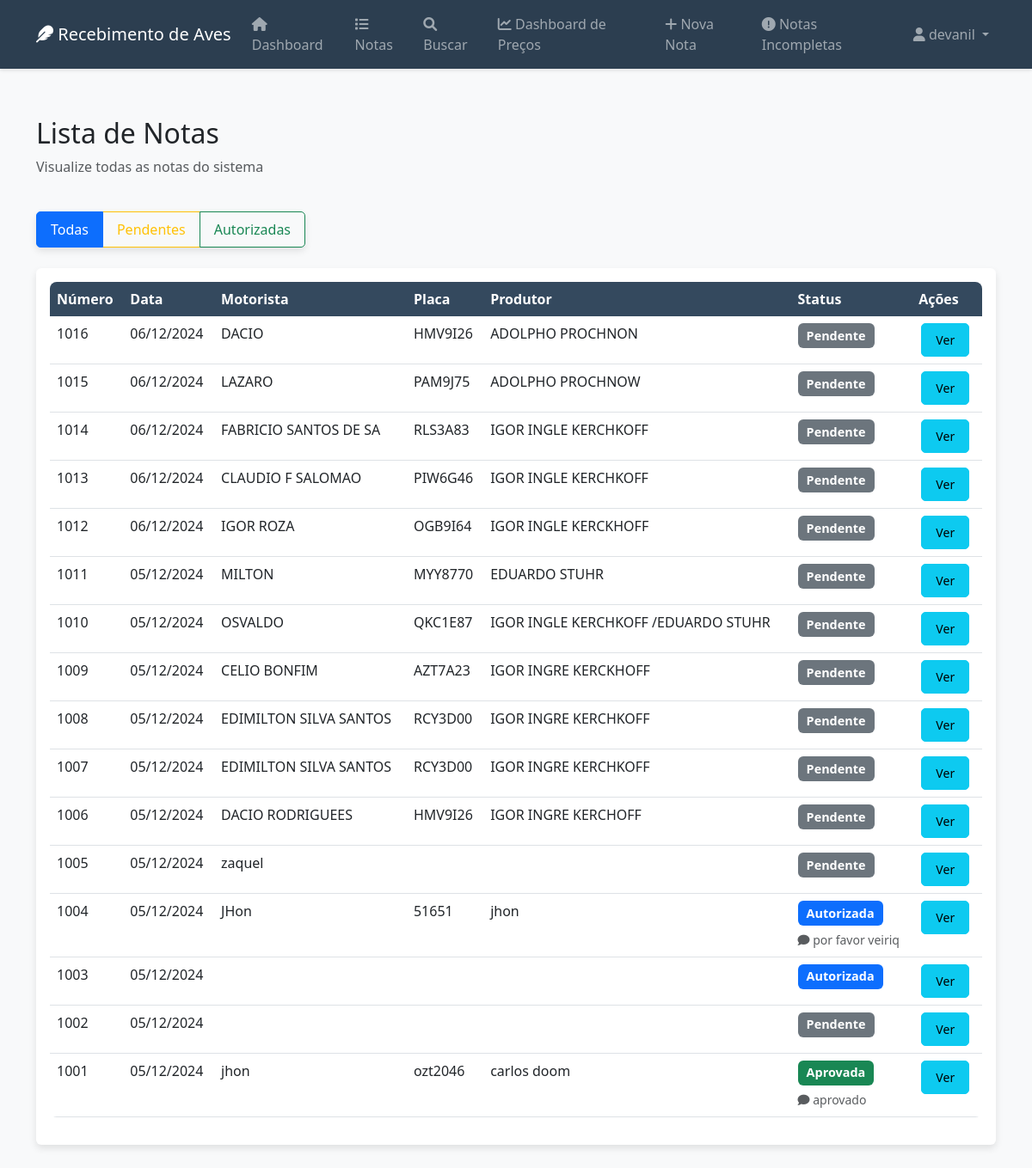
Page /lista_notas (signed in) on the committed database.
### app.py (models this page shows, shortened)
class User(UserMixin, db.Model):
    id = db.Column(db.Integer, primary_key=True)
    username = db.Column(db.String(80), unique=True, nullable=False)
    password_hash = db.Column(db.String(120), nullable=False)
    role = db.Column(db.String(20), nullable=False)  # 'diretoria', 'financeiro', 'usuario', 'visualizador', 'gerente'
    nome_completo = db.Column(db.String(100))
    email = db.Column(db.String(120))
    data_criacao = db.Column(db.DateTime, default=datetime.now)
    ativo = db.Column(db.Boolean, default=True)
    criado_por_id = db.Column(db.Integer, db.ForeignKey('user.id'))
    @property
    def is_diretoria(self):
        return self.role == 'diretoria'
    @property
    def is_financeiro(self):
        return self.role == 'financeiro'
    @property
    def is_gerente(self):
        return self.role == 'gerente'

class Nota(db.Model):
    id = db.Column(db.Integer, primary_key=True)
    numero = db.Column(db.Integer, unique=True, nullable=False)
    usuario_id = db.Column(db.Integer, db.ForeignKey('user.id'), nullable=False)
    tipo_ave = db.Column(db.String(50), nullable=True)
    num_cargas = db.Column(db.Integer, nullable=True)
    ordem_carga = db.Column(db.String(10), nullable=True)
    data_abate = db.Column(db.DateTime, nullable=True)
    dia_semana = db.Column(db.String(20), nullable=True)
    motorista = db.Column(db.String(100), nullable=True)
    transportadora = db.Column(db.String(100), nullable=True)
    placa_veiculo = db.Column(db.String(20), nullable=True)
    qtd_caixas = db.Column(db.Integer, nullable=True)
    frete_status = db.Column(db.String(20), nullable=True)
    km_saida = db.Column(db.Float, nullable=True)
    km_chegada = db.Column(db.Float, nullable=True)
    valor_frete = db.Column(db.Float, nullable=True)
    pedagios = db.Column(db.Float, nullable=True)
    outras_despesas = db.Column(db.Float, nullable=True)
    produtor = db.Column(db.String(100), nullable=True)
    estado = db.Column(db.String(2), nullable=True)
    nota_fiscal = db.Column(db.String(50), nullable=True)
    data_nf = db.Column(db.DateTime, nullable=True)
    gta = db.Column(db.String(50), nullable=True)
    data_gta = db.Column(db.DateTime, nullable=True)
    aves_granja = db.Column(db.Integer, nullable=True)
    aves_mortas = db.Column(db.Integer, nullable=True)
    aves_recebidas = db.Column(db.Integer, nullable=True)
    aves_contador = db.Column(db.Integer, nullable=True)
    agenciador = db.Column(db.String(100), nullable=True)
    caixas_vazias = db.Column(db.Integer, default=0)
    peso_granja = db.Column(db.Float, nullable=True)
    peso_frigorifico = db.Column(db.Float, nullable=True)
    mortalidade_excesso = db.Column(db.Float, default=0)
    aves_molhadas_granja = db.Column(db.Float, default=0)
    aves_molhadas_chuva = db.Column(db.Float, default=0)
    quebra_maus_tratos = db.Column(db.Float, default=0)
    aves_papo_cheio = db.Column(db.Float, default=0)
    outras_quebras = db.Column(db.Float, default=0)
    descricao_quebras = db.Column(db.String(200))
    adiantamento_frete = db.Column(db.Float, default=0)
    valor_combustivel = db.Column(db.Float, default=0)  # Novo campo para preço do combustível
    valor_kg = db.Column(db.Float, nullable=True)
    status = db.Column(db.String(20), default='incompleta')
    campos_pendentes = db.Column(db.String(200), nullable=True)
    data_criacao = db.Column(db.DateTime, default=datetime.utcnow)
    autorizado_por = db.Column(db.Integer, db.ForeignKey('user.id'))
    autorizado_por_usuario = db.relationship('User', foreign_keys=[autorizado_por])
    autorizada = db.Column(db.Boolean, default=False)
    data_autorizacao = db.Column(db.DateTime)
    assinatura_autorizador = db.Column(db.String(200))
    verificado_por = db.Column(db.Integer, db.ForeignKey('user.id'))
    verificado_por_usuario = db.relationship('User', foreign_keys=[verificado_por])
    verificado_financeiro = db.Column(db.Boolean, default=False)
    aprovado_financeiro = db.Column(db.Boolean, default=False)
    data_aprovacao_financeiro = db.Column(db.DateTime)
    observacoes_financeiro = db.Column(db.String(500))
    requer_verificacao = db.Column(db.Boolean, default=False)
    em_edicao = db.Column(db.Boolean, default=False)
    liberado_gerente = db.Column(db.Boolean, default=False)
    liberado_por_gerente = db.Column(db.Integer, db.ForeignKey('user.id'))
    liberado_por_gerente_usuario = db.relationship('User', foreign_keys=[liberado_por_gerente])
    data_liberacao_gerente = db.Column(db.DateTime)

### app.py (the view)
@app.route('/lista_notas')
@login_required
def lista_notas():
    status = request.args.get('status', 'todas')
    query = Nota.query
    if status == 'pendente':
        query = query.filter_by(autorizada=False)
    elif status == 'autorizada':
        query = query.filter_by(autorizada=True)
    elif status == 'financeiro':
        query = query.filter_by(autorizada=True, verificado_financeiro=False)
    notas = query.order_by(Nota.data_criacao.desc()).all()
    return render_template('lista_notas.html',
                         notas=notas,
                         status=status)

### app.py (called while the page is built)
@login_manager.user_loader
def load_user(user_id):
    return User.query.get(int(user_id))

### templates/lista_notas.html (shortened to what this page needs)
{% extends "base.html" %}
{% block content %}
<div class="container">
    <div class="row mb-4">
        <div class="col-12">
            <h2>Lista de Notas</h2>
            <p class="text-muted">Visualize todas as notas do sistema</p>
        </div>
    </div>
    <div class="row mb-4">
        <div class="col-12">
            <div class="btn-group" role="group">
                <a href="{{ url_for('lista_notas', status='todas') }}"
                   class="btn btn-outline-primary {% if status == 'todas' %}active{% endif %}">
                    Todas
                </a>
                <a href="{{ url_for('lista_notas', status='pendente') }}"
                   class="btn btn-outline-warning {% if status == 'pendente' %}active{% endif %}">
                    Pendentes
                </a>
                <a href="{{ url_for('lista_notas', status='autorizada') }}"
                   class="btn btn-outline-success {% if status == 'autorizada' %}active{% endif %}">
                    Autorizadas
                </a>
            </div>
        </div>
    </div>
    <div class="row">
        <div class="col-12">
            <div class="card">
                <div class="card-body">
                    <div class="table-responsive">
                        <table class="table table-hover">
                            <thead>
                                <tr>
                                    <th>Número</th>
                                    <th>Data</th>
                                    <th>Motorista</th>
                                    <th>Placa</th>
                                    <th>Produtor</th>
                                    <th>Status</th>
                                    <th>Ações</th>
                                </tr>
                            </thead>
                            <tbody>
                                {% for nota in notas %}
                                <tr>
                                    <td>{{ nota.numero }}</td>
                                    <td>{{ nota.data_criacao.strftime('%d/%m/%Y') }}</td>
                                    <td>{{ nota.motorista }}</td>
                                    <td>{{ nota.placa_veiculo }}</td>
                                    <td>{{ nota.produtor }}</td>
                                    <td>
                                        {% if nota.autorizada %}
                                            {% if nota.aprovado_financeiro %}
                                                <span class="badge bg-success">Aprovada</span>
                                            {% elif nota.em_edicao %}
                                                <span class="badge bg-warning">Em Edição</span>
                                            {% elif nota.requer_verificacao %}
                                                <span class="badge bg-info">Aguardando Verificação</span>
                                            {% else %}
                                                <span class="badge bg-primary">Autorizada</span>
                                            {% endif %}
                                        {% else %}
                                            <span class="badge bg-secondary">Pendente</span>
                                        {% endif %}
                                        {% if nota.observacoes_financeiro %}
                                        <div class="mt-1">
                                            <small class="text-muted">
                                                <i class="fas fa-comment"></i> {{ nota.observacoes_financeiro }}
                                            </small>
                                        </div>
                                        {% endif %}
                                    </td>
                                    <td>
                                        <a href="{{ url_for('ver_nota', id=nota.id) }}" class="btn btn-info btn-sm">Ver</a>
                                    </td>
                                </tr>
                                {% else %}
                                <tr>
                                    <td colspan="7" class="text-center">Nenhuma nota encontrada</td>
                                </tr>
                                {% endfor %}
                            </tbody>
                        </table>
                    </div>
                </div>
            </div>
        </div>
    </div>
</div>
{% endblock %}

### templates/base.html (shortened to what this page needs)
<!DOCTYPE html>
<html lang="pt-br">
<head>
    <link href="https://cdn.jsdelivr.net/npm/bootstrap@5.3.0/dist/css/bootstrap.min.css" rel="stylesheet">
    <link href="https://cdnjs.cloudflare.com/ajax/libs/font-awesome/6.0.0/css/all.min.css" rel="stylesheet">
    <link href="{{ url_for('static', filename='css/style.css') }}" rel="stylesheet">
</head>
<body>
    {% if current_user.is_authenticated %}
    <nav class="navbar navbar-expand-lg navbar-dark bg-primary">
        <div class="container">
            <a class="navbar-brand" href="{{ url_for('dashboard') }}">
                <i class="fas fa-feather"></i> Recebimento de Aves
            </a>
            <div class="collapse navbar-collapse" id="navbarNav">
                <ul class="navbar-nav me-auto">
                    <li class="nav-item">
                        <a class="nav-link" href="{{ url_for('dashboard') }}">
                            <i class="fas fa-home"></i> Dashboard
                        </a>
                    </li>
                    <li class="nav-item">
                        <a class="nav-link" href="{{ url_for('lista_notas') }}">
                            <i class="fas fa-list"></i> Notas
                        </a>
                    </li>
                    <li class="nav-item">
                        <a class="nav-link" href="{{ url_for('buscar_notas') }}">
                            <i class="fas fa-search"></i> Buscar
                        </a>
                    </li>
                    <li class="nav-item">
                        <a class="nav-link" href="{{ url_for('dashboard_precos') }}">
                            <i class="fas fa-chart-line"></i> Dashboard de Preços
                        </a>
                    </li>
                    {% if current_user.role == 'usuario' %}
                    <li class="nav-item">
                        <a class="nav-link" href="{{ url_for('nova_nota') }}">
                            <i class="fas fa-plus"></i> Nova Nota
                        </a>
                    </li>
                    <li class="nav-item">
                        <a class="nav-link" href="{{ url_for('notas_incompletas') }}">
                            <i class="fas fa-exclamation-circle"></i> Notas Incompletas
                        </a>
                    </li>
                    {% endif %}
                </ul>
                <ul class="navbar-nav">
                    <li class="nav-item dropdown">
                        <a class="nav-link dropdown-toggle" href="#" id="userDropdown" role="button"
                           data-bs-toggle="dropdown">
                            <i class="fas fa-user"></i> {{ current_user.username }}
                        </a>
                    </li>
                </ul>
            </div>
        </div>
    </nav>
    {% endif %}
    <main class="py-4">
        {% block content %}{% endblock %}
    </main>
</body>
</html>

### static/css/style.css (style rules this page uses)
body { background-color: #f8f9fa; min-height: 100vh; padding-bottom: 2rem; }
.card { box-shadow: 0 0.125rem 0.25rem rgba(0, 0, 0, 0.075); transition: transform 0.2s ease-in-out; }
.navbar { box-shadow: 0 2px 4px rgba(0, 0, 0, 0.1); margin-bottom: 2rem; }
.row { animation: fadeIn 0.5s ease-out; }

### templates/base.html (style rules this page uses)
:root { --primary-color: #2c3e50; --secondary-color: #34495e; --accent-color: #3498db; --success-color: #27ae60; --warning-color: #f1c40f; --danger-color: #e74c3c; }
body { background-color: #f8f9fa; }
.navbar { background-color: var(--primary-color) !important; box-shadow: 0 2px 4px rgba(0,0,0,0.1); }
.card { border: none; box-shadow: 0 2px 4px rgba(0,0,0,0.05); margin-bottom: 1.5rem; }
.btn { border-radius: 5px; padding: 0.5rem 1rem; font-weight: 500; transition: all 0.3s ease; }
.table { background: white; border-radius: 8px; overflow: hidden; }
.table thead th { background-color: var(--secondary-color); color: white; border: none; }

### templates/lista_notas.html (style rules this page uses)
.card { box-shadow: 0 0.25rem 0.5rem rgba(0, 0, 0, 0.1); margin-bottom: 1rem; }
.badge { font-size: 0.9em; padding: 0.5em 0.7em; }
.btn-sm { margin: 0 0.2rem; }
.table th { background-color: #f8f9fa; }
.btn-group { box-shadow: 0 0.25rem 0.5rem rgba(0, 0, 0, 0.1); }
.btn-group .btn { padding: 0.5rem 1rem; }

### rows in the picture
User: username "devanil"
Nota: numero "1016", data_criacao "06/12/2024", motorista "DACIO", placa_veiculo "HMV9I26", produtor "ADOLPHO PROCHNON", autorizada "Pendente"
Nota: numero "1015", data_criacao "06/12/2024", motorista "LAZARO", placa_veiculo "PAM9J75", produtor "ADOLPHO PROCHNOW", autorizada "Pendente"
Nota: numero "1014", data_criacao "06/12/2024", motorista "FABRICIO SANTOS DE SA", placa_veiculo "RLS3A83", produtor "IGOR INGLE KERCHKOFF", autorizada "Pendente"
Nota: numero "1013", data_criacao "06/12/2024", motorista "CLAUDIO F SALOMAO", placa_veiculo "PIW6G46", produtor "IGOR INGLE KERCHKOFF", autorizada "Pendente"
Nota: numero "1012", data_criacao "06/12/2024", motorista "IGOR ROZA", placa_veiculo "OGB9I64", produtor "IGOR INGLE KERCKHOFF", autorizada "Pendente"
Nota: numero "1011", data_criacao "05/12/2024", motorista "MILTON", placa_veiculo "MYY8770", produtor "EDUARDO STUHR", autorizada "Pendente"
Nota: numero "1010", data_criacao "05/12/2024", motorista "OSVALDO", placa_veiculo "QKC1E87", produtor "IGOR INGLE KERCHKOFF /EDUARDO STUHR", autorizada "Pendente"
Nota: numero "1009", data_criacao "05/12/2024", motorista "CELIO BONFIM", placa_veiculo "AZT7A23", produtor "IGOR INGRE KERCKHOFF", autorizada "Pendente"
Nota: numero "1008", data_criacao "05/12/2024", motorista "EDIMILTON SILVA SANTOS", placa_veiculo "RCY3D00", produtor "IGOR INGRE KERCHKOFF", autorizada "Pendente"
Nota: numero "1007", data_criacao "05/12/2024", motorista "EDIMILTON SILVA SANTOS", placa_veiculo "RCY3D00", produtor "IGOR INGRE KERCHKOFF", autorizada "Pendente"
Nota: numero "1006", data_criacao "05/12/2024", motorista "DACIO RODRIGUEES", placa_veiculo "HMV9I26", produtor "IGOR INGRE KERCHOFF", autorizada "Pendente"
Nota: numero "1005", data_criacao "05/12/2024", motorista "zaquel", autorizada "Pendente"
Nota: numero "1004", data_criacao "05/12/2024", motorista "JHon", placa_veiculo "51651", produtor "jhon", autorizada "Autorizada", observacoes_financeiro "por favor veiriq"
Nota: numero "1003", data_criacao "05/12/2024", autorizada "Autorizada"
Nota: numero "1002", data_criacao "05/12/2024", autorizada "Pendente"
Nota: numero "1001", data_criacao "05/12/2024", motorista "jhon", placa_veiculo "ozt2046", produtor "carlos doom", autorizada "Aprovada", observacoes_financeiro "aprovado"
